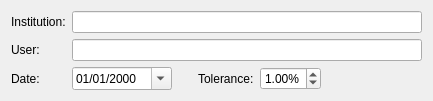
      <widget class="QWidget" name="siteDataWidget" native="true">
       <property name="sizePolicy">
        <sizepolicy hsizetype="Fixed" vsizetype="Fixed">
         <horstretch>0</horstretch>
         <verstretch>0</verstretch>
        </sizepolicy>
       </property>
       <layout class="QVBoxLayout" name="verticalLayout_9">
        <item>
         <layout class="QFormLayout" name="siteDataFL">
          <property name="fieldGrowthPolicy">
           <enum>QFormLayout::ExpandingFieldsGrow</enum>
          </property>
          <item row="0" column="0">
           <widget class="QLabel" name="institutionLabel">
            <property name="sizePolicy">
             <sizepolicy hsizetype="Expanding" vsizetype="Preferred">
              <horstretch>0</horstretch>
              <verstretch>0</verstretch>
             </sizepolicy>
            </property>
            <property name="text">
             <string>Institution:</string>
            </property>
           </widget>
          </item>
          <item row="0" column="1">
           <widget class="QLineEdit" name="institutionLE">
            <property name="sizePolicy">
             <sizepolicy hsizetype="MinimumExpanding" vsizetype="Fixed">
              <horstretch>0</horstretch>
              <verstretch>0</verstretch>
             </sizepolicy>
            </property>
            <property name="minimumSize">
             <size>
              <width>350</width>
              <height>0</height>
             </size>
            </property>
            <property name="text">
             <string/>
            </property>
            <property name="clearButtonEnabled">
             <bool>true</bool>
            </property>
           </widget>
          </item>
          <item row="1" column="0">
           <widget class="QLabel" name="userLabel">
            <property name="sizePolicy">
             <sizepolicy hsizetype="Preferred" vsizetype="Preferred">
              <horstretch>0</horstretch>
              <verstretch>0</verstretch>
             </sizepolicy>
            </property>
            <property name="text">
             <string>User:</string>
            </property>
           </widget>
          </item>
          <item row="1" column="1">
           <widget class="QLineEdit" name="userLE">
            <property name="sizePolicy">
             <sizepolicy hsizetype="MinimumExpanding" vsizetype="Fixed">
              <horstretch>0</horstretch>
              <verstretch>0</verstretch>
             </sizepolicy>
            </property>
            <property name="minimumSize">
             <size>
              <width>350</width>
              <height>0</height>
             </size>
            </property>
           </widget>
          </item>
          <item row="2" column="0">
           <widget class="QLabel" name="dateLabel">
            <property name="sizePolicy">
             <sizepolicy hsizetype="Preferred" vsizetype="Preferred">
              <horstretch>0</horstretch>
              <verstretch>0</verstretch>
             </sizepolicy>
            </property>
            <property name="text">
             <string>Date:</string>
            </property>
           </widget>
          </item>
          <item row="2" column="1">
           <layout class="QHBoxLayout" name="horizontalLayout_2">
            <item>
             <widget class="QDateEdit" name="dateDE">
              <property name="enabled">
               <bool>true</bool>
              </property>
              <property name="sizePolicy">
               <sizepolicy hsizetype="Fixed" vsizetype="Fixed">
                <horstretch>0</horstretch>
                <verstretch>0</verstretch>
               </sizepolicy>
              </property>
              <property name="minimumSize">
               <size>
                <width>100</width>
                <height>0</height>
               </size>
              </property>
              <property name="inputMethodHints">
               <set>Qt::ImhPreferNumbers</set>
              </property>
              <property name="displayFormat">
               <string>dd/MM/yyyy</string>
              </property>
              <property name="calendarPopup">
               <bool>true</bool>
              </property>
              <property name="timeSpec">
               <enum>Qt::LocalTime</enum>
              </property>
             </widget>
            </item>
            <item>
             <spacer name="horizontalSpacer_3">
              <property name="orientation">
               <enum>Qt::Horizontal</enum>
              </property>
              <property name="sizeType">
               <enum>QSizePolicy::Fixed</enum>
              </property>
              <property name="sizeHint" stdset="0">
               <size>
                <width>20</width>
                <height>20</height>
               </size>
              </property>
             </spacer>
            </item>
            <item>
             <layout class="QHBoxLayout" name="horizontalLayout_3">
              <item>
               <widget class="QLabel" name="toleranceLabel">
                <property name="text">
                 <string>Tolerance:</string>
                </property>
               </widget>
              </item>
              <item>
               <widget class="QDoubleSpinBox" name="toleranceDSB">
                <property name="suffix">
                 <string>%</string>
                </property>
                <property name="minimum">
                 <double>0.500000000000000</double>
                </property>
                <property name="maximum">
                 <double>5.000000000000000</double>
                </property>
                <property name="value">
                 <double>1.000000000000000</double>
                </property>
               </widget>
              </item>
             </layout>
            </item>
           </layout>
          </item>
         </layout>
        </item>
       </layout>
      </widget>
